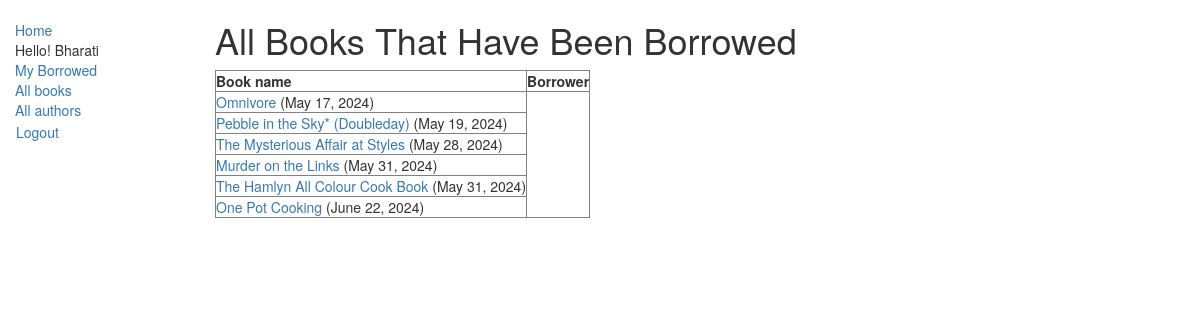
The page /catalog/booksonloan/ (signed in) on the database as committed earlier.
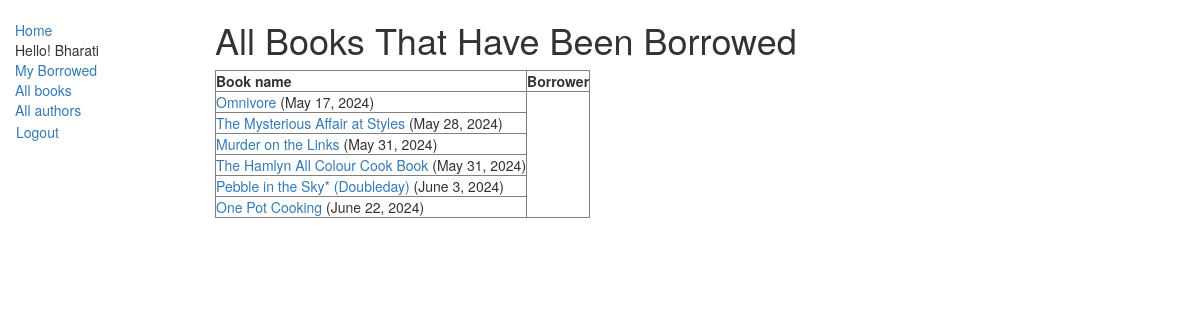
The same page on the database as committed later.
### catalog/models.py (models this page shows, shortened)
class BookInstance(models.Model):
    id = models.UUIDField(primary_key=True, default=uuid.uuid4,
                          help_text="Unique ID for this particular book across whole library")
    book = models.ForeignKey('Book', on_delete=models.RESTRICT, null=True)
    imprint = models.CharField(max_length=200)
    due_back = models.DateField(null=True, blank=True)
    borrower = models.ForeignKey(settings.AUTH_USER_MODEL, on_delete=models.SET_NULL, null=True, blank=True)
    LOAN_STATUS = (
        ('m', 'Maintenance'),
        ('o', 'On loan'),
        ('a', 'Available'),
        ('r', 'Reserved'),
    )
    status = models.CharField(
        max_length=1,
        choices=LOAN_STATUS,
        blank=True,
        default='m',
        help_text='Book availability',
    )
    class Meta:
        ordering = ['due_back']
        permissions = (("can_mark_returned", "Set book as returned"),)

class Book(models.Model):
    title = models.CharField(max_length=200)
    author = models.ForeignKey('Author', on_delete=models.RESTRICT, null=True)
    summary = models.TextField(
        max_length=1000, help_text="Enter a brief description of the book")
    isbn = models.CharField('ISBN', max_length=13,
                            unique=True,
                            help_text='13 Character <a href="https://www.isbn-international.org/content/what-isbn'
                                      '">ISBN number</a>')
    genre = models.ManyToManyField(
        Genre, help_text="Select a genre for this book")
    language = models.ForeignKey(
        'Language', on_delete=models.SET_NULL, null=True)
    def display_genre(self):
        """Create a string for the Genre. This is required to display genre in Admin."""
        return ', '.join(genre.name for genre in self.genre.all()[:3])
    display_genre.short_description = 'Genre'

### catalog/views.py (the view)
# urls.py: path('booksonloan/', views.LoanedBooksForLibrariansListView.as_view(), name='books-on-loan'),
class LoanedBooksForLibrariansListView(LoginRequiredMixin, PermissionRequiredMixin, generic.ListView):
    model = BookInstance
    permission_required = ('catalog.can_mark_returned')
    template_name = 'catalog/books_on_loan.html'
    paginate_by = 10
    context_object_name = 'bookinstance_list'
    def get_queryset(self):
        return BookInstance.objects.filter(status__exact='o').order_by('due_back')

### catalog/templates/catalog/books_on_loan.html (shortened to what this page needs)
{% extends "base_generic.html" %}
{% block content %}
    <h1>All Books That Have Been Borrowed</h1>
    {% if bookinstance_list %}
        <table border="1" cellspacing="0" cellpadding="10" >
            <tr>
                <th>Book name</th>
                <th>Borrower</th>
            </tr>
            {% for bookinst in bookinstance_list %}
                <tr>
                    <td><a href="{% url 'book-detail' bookinst.book.pk %}">{{ bookinst.book.title }}</a> ({{ bookinst.due_back }})</td>
                </tr>
            {% endfor %}
        </table>
        {% else %}
        <p>There are no books borrowed.</p>
    {% endif %}
{% endblock  %}

Rows that differ between the two databases and show on the page:
changed BookInstance "Pebble in the Sky* (Doubleday)": due_back "May 19, 2024" → "June 3, 2024"; moves down the list
